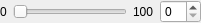
<?xml version="1.0" encoding="UTF-8"?>
<ui version="4.0">
 <class>Form</class>
 <widget class="QWidget" name="Form">
  <property name="geometry">
   <rect>
    <x>0</x>
    <y>0</y>
    <width>201</width>
    <height>22</height>
   </rect>
  </property>
  <property name="windowTitle">
   <string>Form</string>
  </property>
  <layout class="QHBoxLayout" name="horizontalLayout">
   <property name="leftMargin">
    <number>0</number>
   </property>
   <property name="topMargin">
    <number>0</number>
   </property>
   <property name="rightMargin">
    <number>0</number>
   </property>
   <property name="bottomMargin">
    <number>0</number>
   </property>
   <item>
    <widget class="QLabel" name="min">
     <property name="text">
      <string>0</string>
     </property>
    </widget>
   </item>
   <item>
    <widget class="QSlider" name="slider">
     <property name="orientation">
      <enum>Qt::Horizontal</enum>
     </property>
    </widget>
   </item>
   <item>
    <widget class="QLabel" name="max">
     <property name="text">
      <string>100</string>
     </property>
    </widget>
   </item>
   <item>
    <widget class="QSpinBox" name="spinBox"/>
   </item>
  </layout>
 </widget>
 <resources/>
 <connections/>
</ui>
